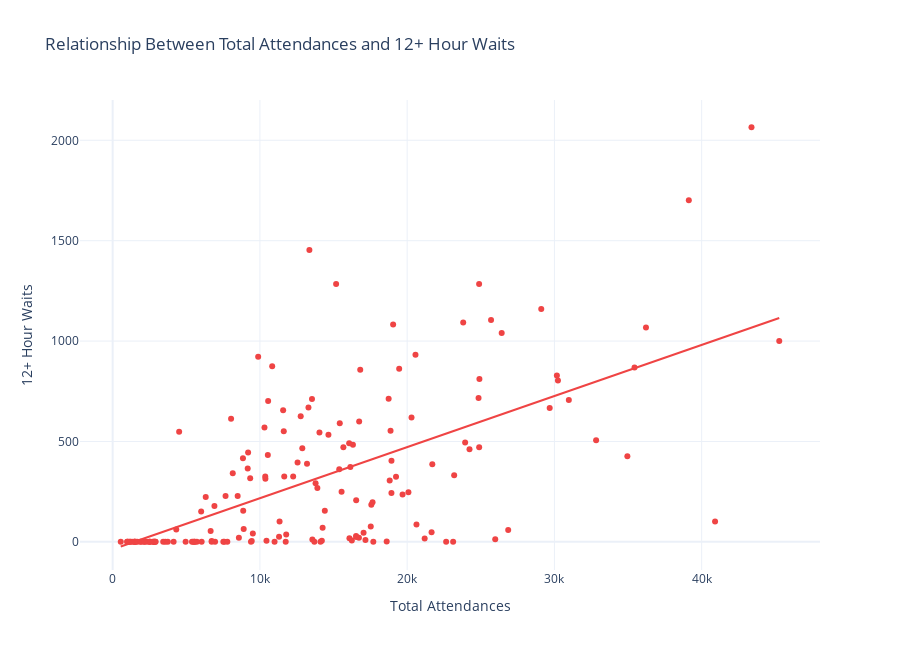

Notebook cell for this chart:
### Markdown cell above
# Scatter Plot

### Code cell
import plotly.express as px

fig1 = px.scatter(
    df_plot,
    x="Total attendances",
    y="Patients who have waited 12+ hrs from DTA to admission",
    hover_name="Org name",
    trendline="ols",
    title="Relationship Between Total Attendances and 12+ Hour Waits",
    labels={
        "Total attendances": "Total Attendances",
        "Patients who have waited 12+ hrs from DTA to admission": "12+ Hour Waits"
    },
    color_discrete_sequence=["#EF4444"]
)

fig1.update_layout(
    template="plotly_white",
    height=650
)

fig1.show()

### Figure 1 — Plotly figure (JSON) as saved in the notebook; plotly's stock layout.template omitted (floating-point values rounded to 4 significant figures; data arrays with more than 128 entries replaced by an {"elided": "..."} marker saying what was removed)
{"data": [{"hovertemplate": "<b>%{hovertext}</b><br><br>Total Attendances=%{x}<br>12+ Hour Waits=%{y}<extra></extra>", "hovertext": {"elided": "163 str values"}, "legendgroup": "", "marker": {"color": "#EF4444", "symbol": "circle"}, "mode": "markers", "name": "", "orientation": "v", "showlegend": false, "type": "scatter", "x": {"elided": "163 int values"}, "xaxis": "x", "y": {"elided": "163 int values"}, "yaxis": "y"}, {"hovertemplate": "<b>OLS trendline</b><br>Patients who have waited 12+ hrs from DTA to admission = 0.0254495 * Total attendances + -37.0995<br>R<sup>2</sup>=0.382391<br><br>Total Attendances=%{x}<br>12+ Hour Waits=%{y} <b>(trend)</b><extra></extra>", "legendgroup": "", "marker": {"color": "#EF4444", "symbol": "circle"}, "mode": "lines", "name": "", "showlegend": false, "type": "scatter", "x": {"elided": "163 int values"}, "xaxis": "x", "y": {"elided": "163 float values"}, "yaxis": "y"}], "layout": {"height": 650, "legend": {"tracegroupgap": 0}, "title": {"text": "Relationship Between Total Attendances and 12+ Hour Waits"}, "xaxis": {"anchor": "y", "domain": [0, 1], "title": {"text": "Total Attendances"}}, "yaxis": {"anchor": "x", "domain": [0, 1], "title": {"text": "12+ Hour Waits"}}}}
